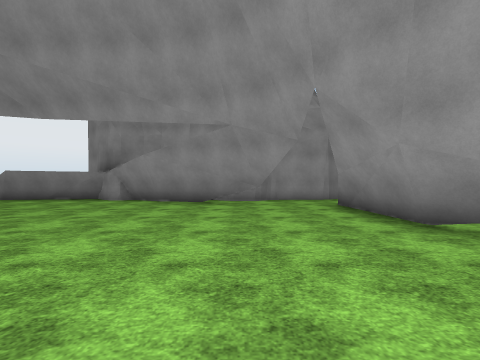
[1] (above)

16 first-person views from a walk through a 3-D level made in the Unity game engine. The camera is 1.4 m above the floor, looks level and sees 90° across. The floor is counted in squares, 2 m on a side. Each view is taken from the middle of a square. On the plan, view 1 faces up. The plan holds only what a view shows up to about 9 squares ahead; the rest is blank. The place goes on beyond the plan. Flat ground stands in for the terrain. Surface patterns are stand-ins for the level's own textures.

[2]
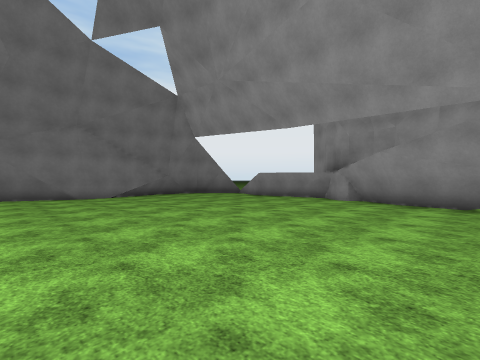

[3]
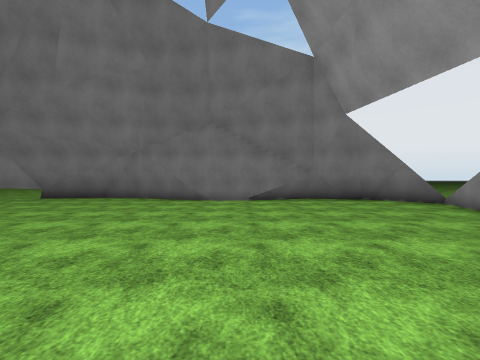

[4]
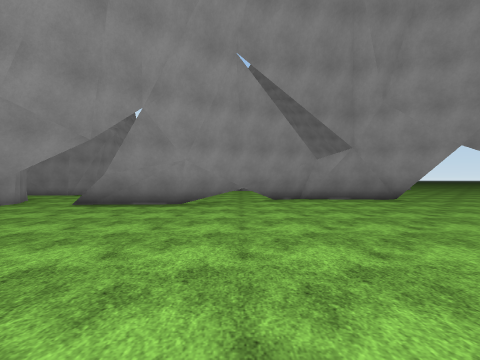

[5]
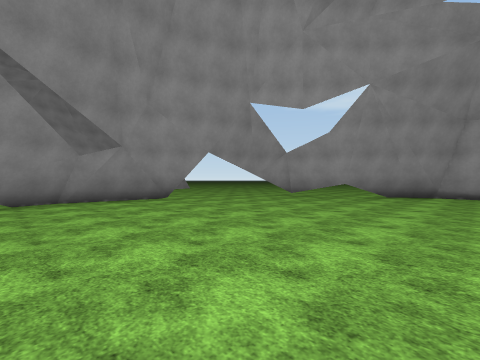

[6]
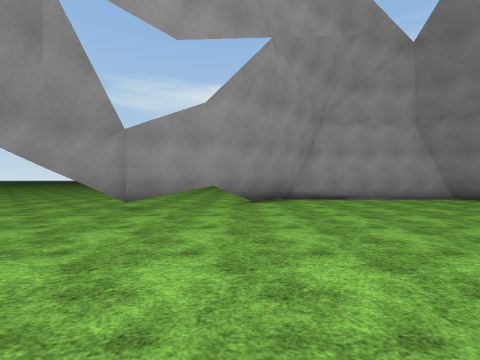

[7]
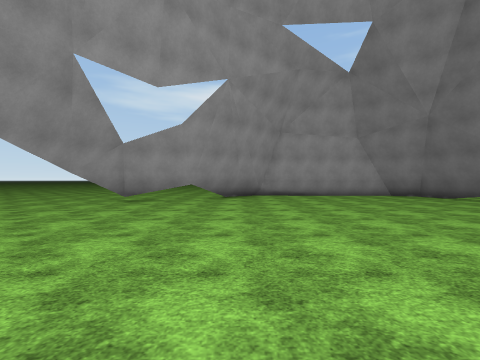

[8]
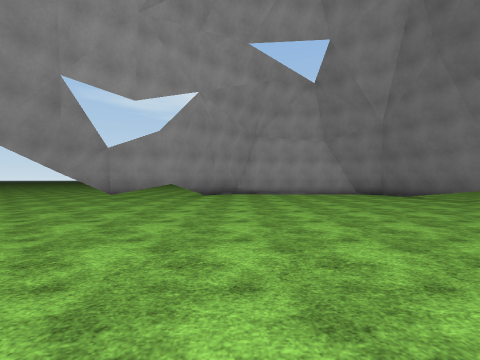

[9]
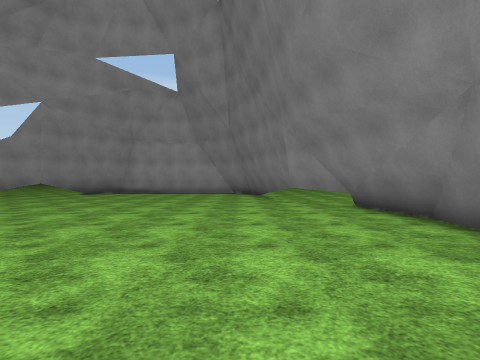

[10]
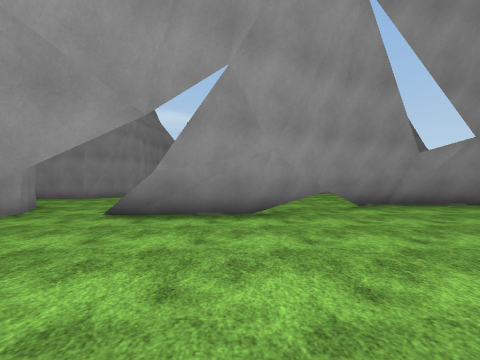

[11]
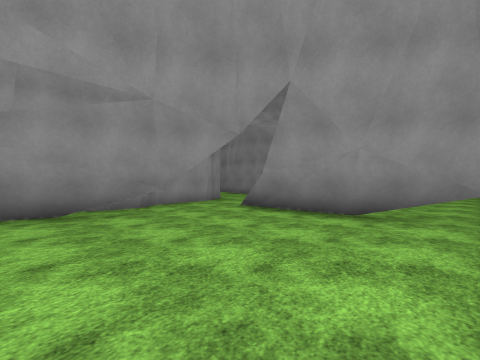

[12]
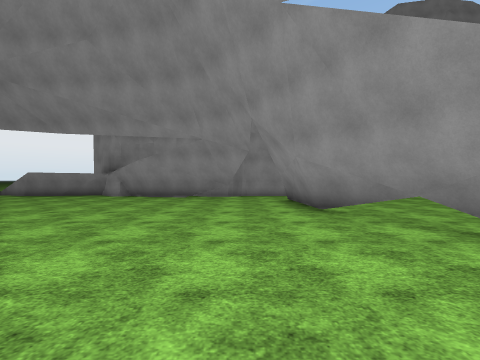

[13]
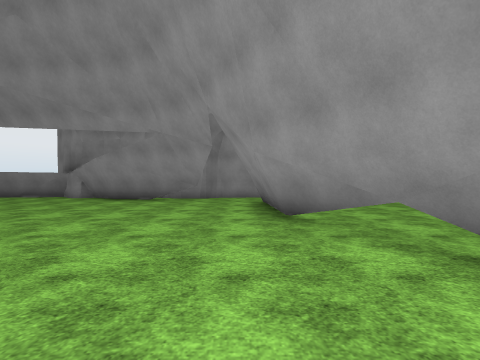

[14]
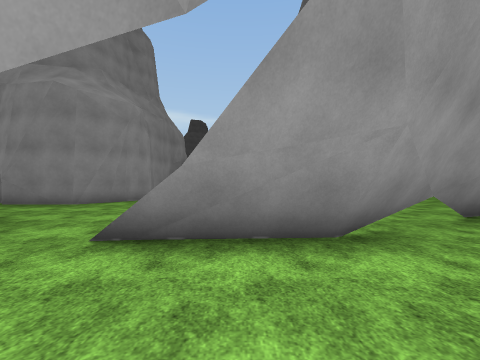

[15]
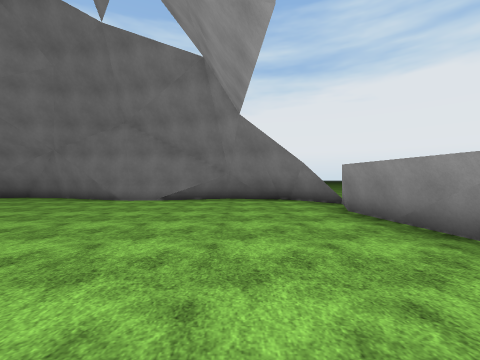

[16]
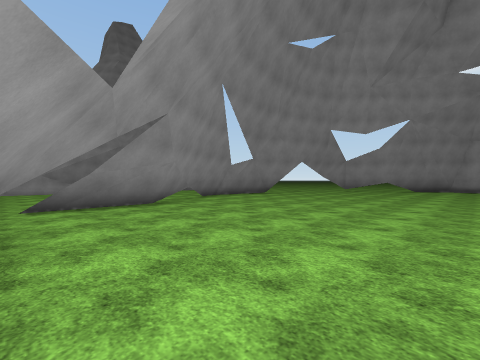

### Floor plan
Points are (right, up) in squares from view 1. A wall is a line through its corners. A room is listed if a view was taken in it or the views show most of it. See-through windows are left out.
Room 1 (views 1, 2, 3, 4, 5, 6, 7, 8, 9, 10, 11, 12, 13, 14, 15, 16)
walls: (-11.2, 1.6) (-12.1, -0.7); (-11.2, 2.3) (-11.3, 0.7); (2.6, 3.5) (2.5, 6.3); (-12, -0.7) (-12.1, -1.6) (-11.6, -4.5); (3.5, -3.8) (4.1, -2.8) (4.3, -1); (2.8, 3.5) (2.7, 6.7); (3.7, 1.8) (2.4, 3.7); (-12.3, -1) (-12.5, -2.3); (4.3, -1.1) (4.6, -0.1); (2.4, 4.3) (2.3, 5.6); (-12.3, -2) (-11.9, -4.2) (-10.6, -5.8) (-9.5, -9.1); (3.9, 1.8) (2.6, 3.8); (4.3, -3.1) (4.5, -0.4) (3.6, 2); (-2.7, 7.5) (-4.1, 8.3) (-4.6, 8.3) (-5.1, 8.8); (4.7, -0.5) (3.8, 2); (0.9, 6.5) (0.4, 6.8) (-0.6, 7.1); (0.6, 7) (-2.8, 7.6); (-4.5, 8.3) (-4.9, 8.6) (-8, 8.2) (-9.9, 8.9); (-3, -10.4) (-2, -10); (-3, -10.5) (-2.6, -10) (-2, -9.8) (-0.5, -8.5) (1.6, -7.9) (2.6, -6.5); (-11.1, 6) (-11.2, 5.4); (-8.9, -9.9) (-8.1, -10.5); (-11.8, 5.7) (-11.2, 3.9); (-9, -10) (-8.2, -10.6); (-11.3, 6.3) (-11.4, 5.4) (-11.2, 2.2); (-8.6, -10.6) (-2.7, -10.6); (-11.1, 7.2) (-11.6, 5.5) (-11.3, 4.7); (-11.3, 7.4) (-11.6, 6.2); (-10.7, 7.9) (-11.2, 7); (-10, 8.4) (-10.6, 7.8); (-10, 8.6) (-10.9, 7.8)
low walls: (3.9, -3.8) (4.3, -3.1); (-12.4, -1.2) (-12.6, -2.2); (3.3, 3.2) (2.9, 3.8); (0.2, -8.5) (1.8, -8) (2.3, -7.3); (-12.5, -2.3) (-12.3, -3.4); (-0.9, 7.5) (-2.9, 7.9) (-3.9, 8.4); (-10.2, -7.7) (-10, -8.4); (-2.2, -10.3) (-0.5, -8.8); (-9.9, -8.5) (-9.8, -9); (-2.7, -10.6) (-2.4, -10.4); (-5.1, 8.8) (-7.4, 8.4); (-11.7, 6.9) (-11.9, 5.5); (-11.1, 7.8) (-11.5, 7.2); (-11.6, 7.4) (-11.8, 6.7); (-9.9, 8.9) (-11.3, 7.7)
ways out: opening at (-9.5, 8.5); opening at (3, -6); gap at (2, -8)

Where each view was taken, in squares from view 1:
view 1: 0 up, 0 right, facing up
view 2: 0 up, 1 left, facing up-left
view 3: 3 up, 3 left, facing left
view 4: 2 up, 4 left, facing right
view 5: 1 up, 4 left, facing down-right
view 6: 2 down, 1 left, facing down
view 7: 0 up, 2 left, facing down
view 8: 1 up, 3 left, facing down
view 9: 2 up, 9 left, facing down
view 10: 4 up, 2 left, facing right
view 11: 2 up, 2 left, facing up-right
view 12: 2 down, 1 right, facing up
view 13: 1 down, 2 right, facing up
view 14: 5 up, 0 right, facing right
view 15: 6 up, 3 left, facing left
view 16: 7 up, 4 left, facing down-right
